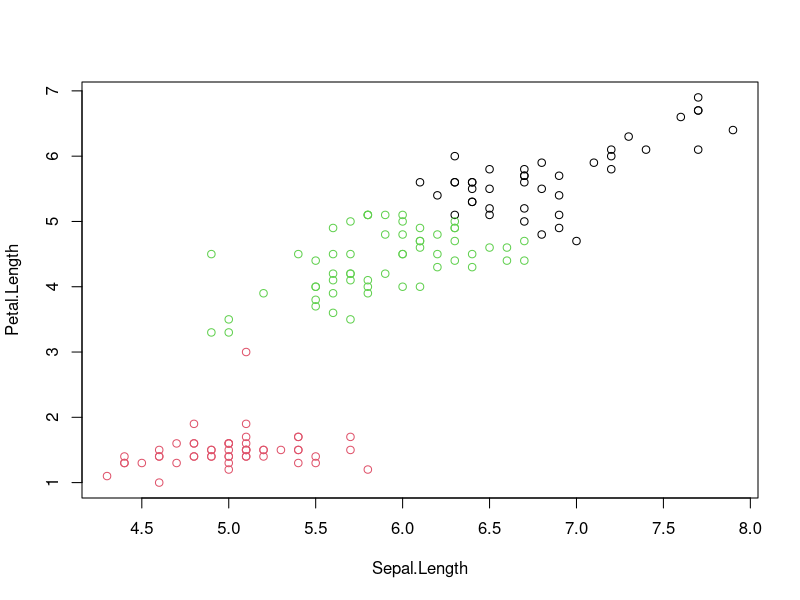
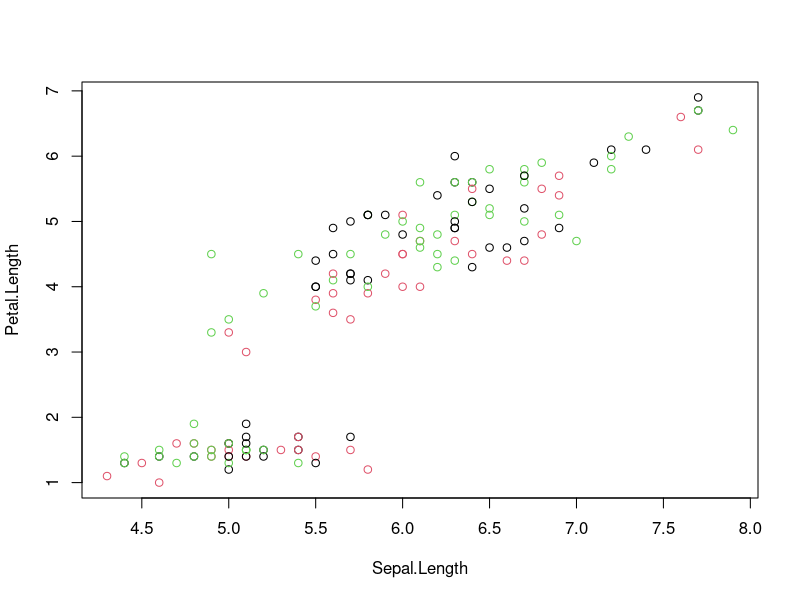
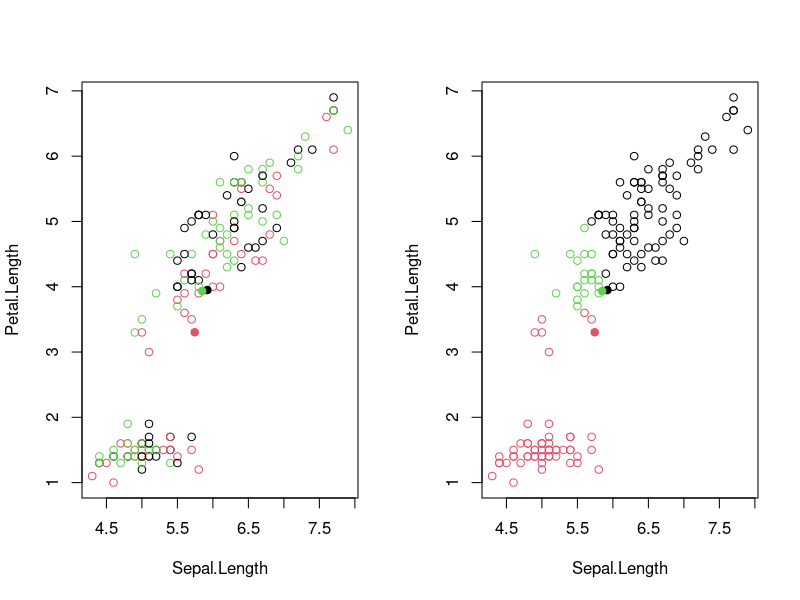
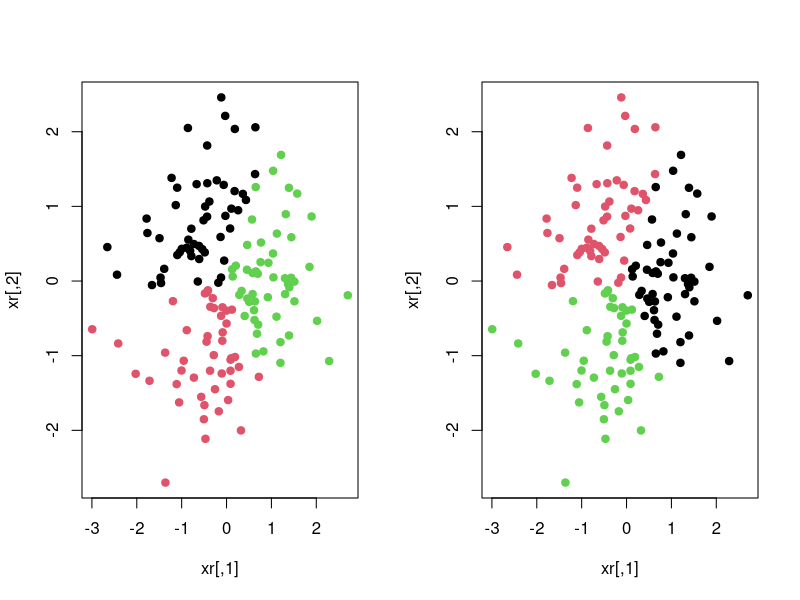
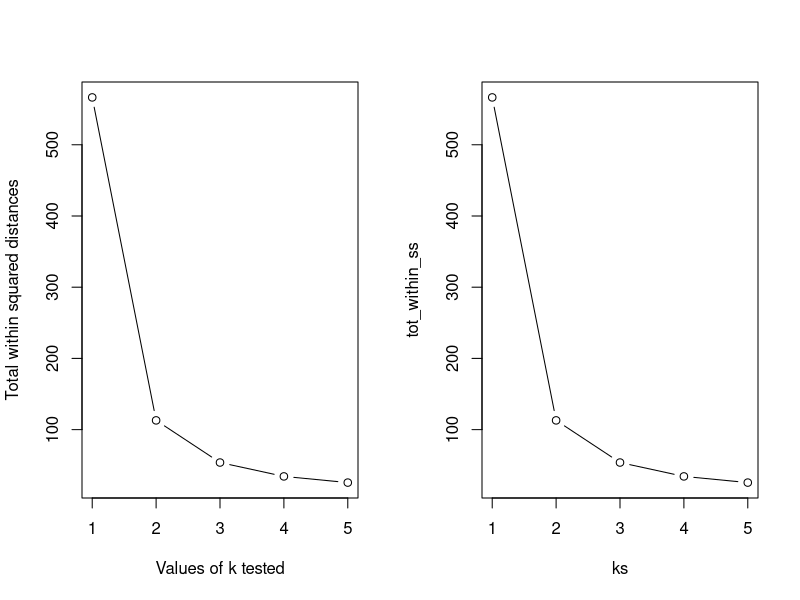
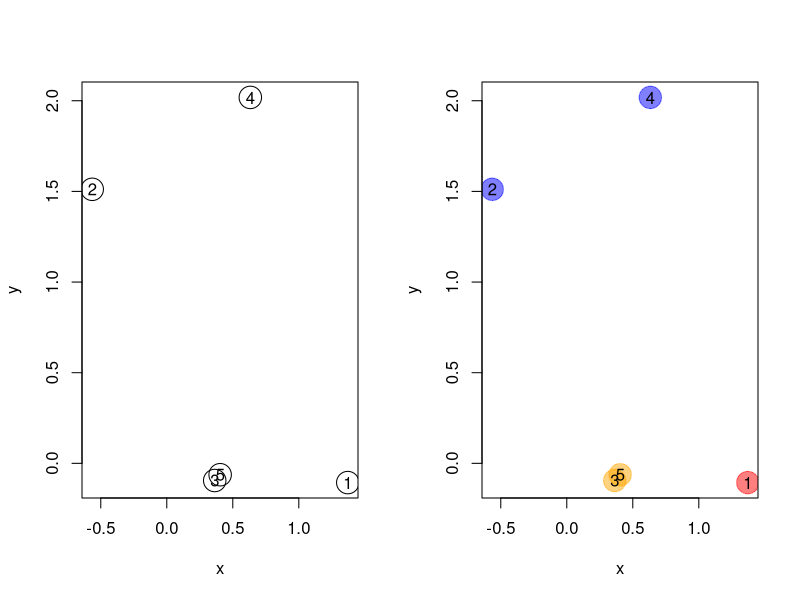
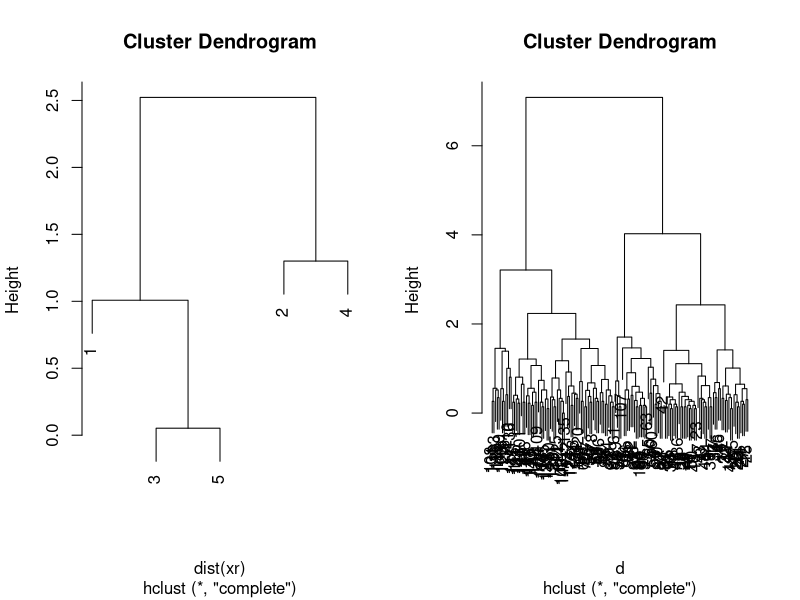
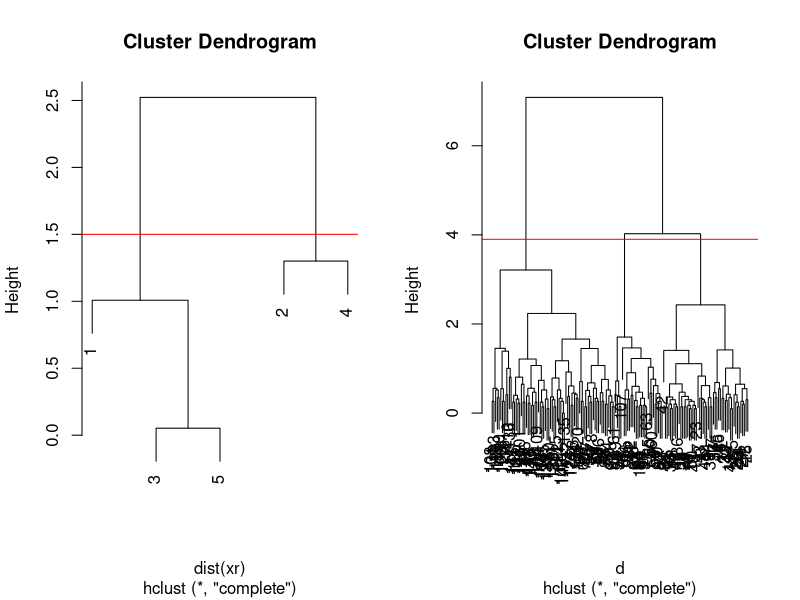

Reproduce these figures in R, in order.
## ---- chunk 1
i <- grep("Length", names(iris))
x <- iris[, i]
## ---- chunk 2
cl <- kmeans(x, 3, nstart = 10)
## ---- chunk 3
plot(x, col = cl$cluster)
## ---- chunk 4
set.seed(12)
init <- sample(3, nrow(x), replace = TRUE)
plot(x, col = init)
## ---- chunk 5
par(mfrow = c(1, 2))
plot(x, col = init)
centres <- sapply(1:3, function(i) colMeans(x[init == i, ], ))
centres <- t(centres)
points(centres[, 1], centres[, 2], pch = 19, col = 1:3)

tmp <- dist(rbind(centres, x))
tmp <- as.matrix(tmp)[, 1:3]

ki <- apply(tmp, 1, which.min)
ki <- ki[-(1:3)]

plot(x, col = ki)
points(centres[, 1], centres[, 2], pch = 19, col = 1:3)
## ---- chunk 6
cl1 <- kmeans(x, centers = 3, nstart = 10)
cl2 <- kmeans(x, centers = 3, nstart = 10)
table(cl1$cluster, cl2$cluster)

cl1 <- kmeans(x, centers = 3, nstart = 1)
cl2 <- kmeans(x, centers = 3, nstart = 1)
table(cl1$cluster, cl2$cluster)

set.seed(42)
xr <- matrix(rnorm(prod(dim(x))), ncol = ncol(x))
cl1 <- kmeans(xr, centers = 3, nstart = 1)
cl2 <- kmeans(xr, centers = 3, nstart = 1)
table(cl1$cluster, cl2$cluster)
diffres <- cl1$cluster != cl2$cluster
par(mfrow = c(1, 2))
plot(xr, col = cl1$cluster, pch = ifelse(diffres, 19, 1))
plot(xr, col = cl2$cluster, pch = ifelse(diffres, 19, 1))
## ---- chunk 7
ks <- 1:5
tot_within_ss <- sapply(ks, function(k) {
    cl <- kmeans(x, k, nstart = 10)
    cl$tot.withinss
})
plot(ks, tot_within_ss, type = "b",
     ylab = "Total within squared distances",
     xlab = "Values of k tested")
## ---- chunk 8
ks <- 1:5
tot_within_ss <- sapply(ks, function(k) {
    cl <- kmeans(x, k, nstart = 10)
    cl$tot.withinss
})
plot(ks, tot_within_ss, type = "b")
## ---- chunk 9
set.seed(42)
xr <- data.frame(x = rnorm(5),
                 y = rnorm(5))
cls <- c("red", "blue", "orange", "blue", "orange")
cls <- scales::col2hcl(cls, alpha = 0.5)
par(mfrow = c(1, 2))
plot(xr, cex = 3)
text(xr$x, xr$y, 1:5)
plot(xr, cex = 3, col = cls, pch = 19)
text(xr$x, xr$y, 1:5)
## ---- chunk 10
plot(hcr <- hclust(dist(xr)))
## ---- chunk 11
d <- dist(iris[, 1:4])
hcl <- hclust(d)
hcl
plot(hcl)
## ---- chunk 12
plot(hcr)
abline(h = 1.5, col = "red")
## ---- chunk 13
plot(hcl)
abline(h = 3.9, col = "red")
cutree(hcl, k = 3)
cutree(hcl, h = 3.9)
identical(cutree(hcl, k = 3), cutree(hcl, h = 3.9))
## ---- chunk 14
km <- kmeans(iris[, 1:4], centers = 3, nstart = 10)
hcl <- hclust(dist(iris[, 1:4]))
table(km$cluster, cutree(hcl, k = 3))
par(mfrow = c(1, 2))
plot(iris$Petal.Length, iris$Sepal.Length, col = km$cluster, main = "k-means")
plot(iris$Petal.Length, iris$Sepal.Length, col = cutree(hcl, k = 3), main = "Hierarchical clustering")
## Checking with the labels provided with the iris data
table(iris$Species, km$cluster)
table(iris$Species, cutree(hcl, k = 3))
## ---- chunk 15
colMeans(mtcars)
hcl1 <- hclust(dist(mtcars))
hcl2 <- hclust(dist(scale(mtcars)))
par(mfrow = c(1, 2))
plot(hcl1, main = "original data")
plot(hcl2, main = "scaled data")
## ---- chunk 16
xy <- matrix(rnorm(200), ncol = 2)
kcl2 <- kmeans(xy, centers = 2)
kcl3 <- kmeans(xy, centers = 3)
kcl4 <- kmeans(xy, centers = 4)
kcl5 <- kmeans(xy, centers = 5)
kcl6 <- kmeans(xy, centers = 6)
par(mfrow = c(2, 3))
plot(xy)
plot(xy, col = kcl2$cluster)
plot(xy, col = kcl3$cluster)
plot(xy, col = kcl4$cluster)
plot(xy, col = kcl5$cluster)
plot(xy, col = kcl6$cluster)
